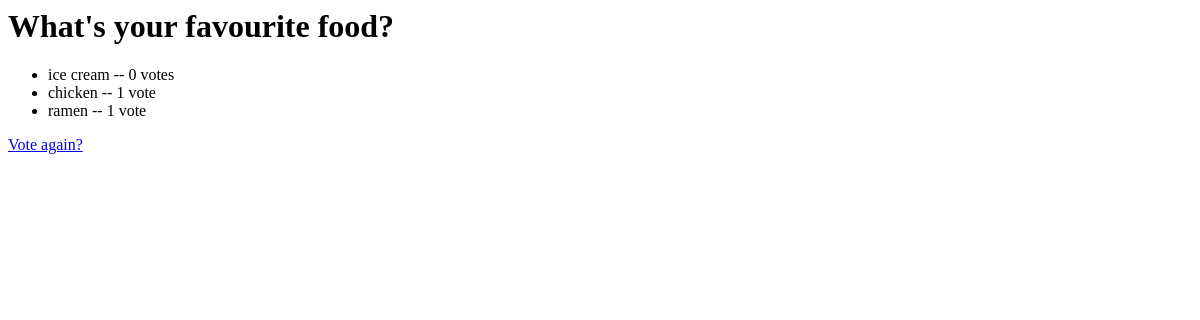
/polls/1/results/, run on an earlier commit of the app's database.
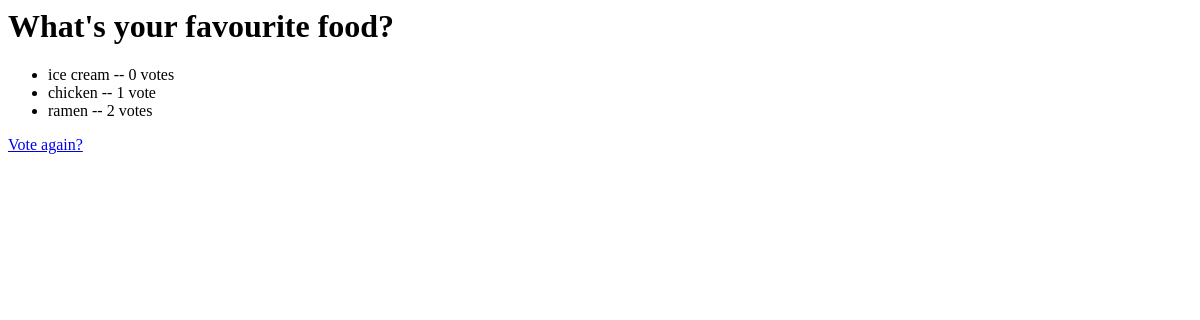
And on a later commit of the database.
### polls/models.py (models this page shows, shortened)
class Choice(models.Model):
    question = models.ForeignKey(Question, on_delete=models.CASCADE)
    choice_text = models.CharField(max_length=200)
    votes = models.IntegerField(default=0)

### polls/views.py (the view)
# urls.py: path('<int:pk>/results/', views.ResultsView.as_view(), name='results'),
class ResultsView(generic.DetailView):
    model = Question
    template_name = 'polls/results.html'

### polls/templates/polls/results.html
<h1>{{ question.question_text }}</h1>
<ul>
{% for choice in question.choice_set.all %}
    <li>{{ choice.choice_text }} -- {{ choice.votes }} vote{{ choice.votes|pluralize }}</li>
{% endfor %}
</ul>
<a href="{% url 'polls:detail' question.id %}">Vote again?</a>

What changed in the data, as far as the page shows it:
changed Choice "ramen": votes "1" → "2"
